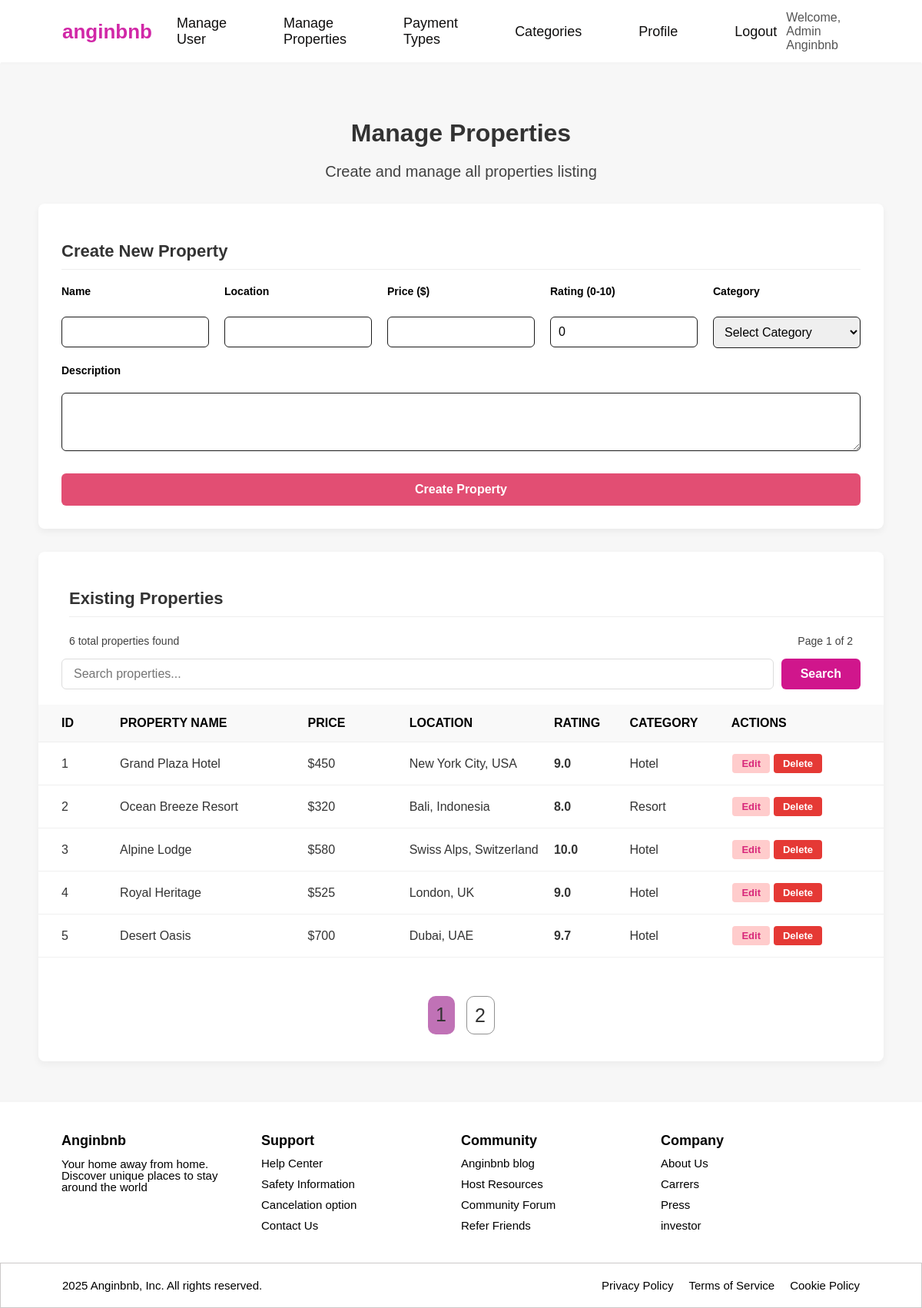
The page /admin/manage-properties.php (signed in) on the database its author committed.
### tables this page shows
CREATE TABLE MsProperty (
    PropertyID INT(10) NOT NULL AUTO_INCREMENT,
    PropertyName VARCHAR(100) NOT NULL,
    PropertyLocation VARCHAR(100) NOT NULL,
    PropertyPrice INT(10) NOT NULL,
    PropertyDescription VARCHAR(200) NOT NULL,
    PropertyRating DECIMAL(3, 1) NOT NULL,
    CategoryID INT(10) NOT NULL,
    PRIMARY KEY (PropertyID),
    FOREIGN KEY (CategoryID) REFERENCES MsCategory(CategoryID) 
        ON UPDATE CASCADE ON DELETE CASCADE
);

CREATE TABLE MsCategory (
    CategoryID INT(10) NOT NULL AUTO_INCREMENT,
    CategoryName VARCHAR(20) NOT NULL,
    PRIMARY KEY (CategoryID)
);

### admin/manage-properties.php (the view, shortened to what this page needs)
<?php
include '../config/database.php';
$search = isset($_GET['search']) ? mysqli_real_escape_string($connect, $_GET['search']) : '';
$where = "WHERE PropertyName LIKE '%$search%' OR PropertyLocation LIKE '%$search%'";
$limit = 5;
$page = isset($_GET['page']) ? (int)$_GET['page'] : 1;
$start = ($page - 1) * $limit;
$total_res = mysqli_query($connect, "SELECT count(*) as total FROM MsProperty $where");
$total_row = mysqli_fetch_assoc($total_res);
$total_pages = ceil($total_row['total'] / $limit);
$query = "SELECT p.*, c.CategoryName
          FROM MsProperty p
          JOIN MsCategory c ON p.CategoryID = c.CategoryID
          $where
          ORDER BY p.PropertyID ASC
          LIMIT $start, $limit";
$result = mysqli_query($connect, $query);
include '../components/header.php';
include '../components/navbar.php';
?>
<main>
    <div class="container">
        <h1>Manage Properties</h1>
        <p>Create and manage all properties listing</p>
        <div class="form-card">
            <h2 class="judulForm">Create New Property</h2>
            <form action="" method="POST" class="create-property-form">
                <div class="formbox">
                    <div class="form-isi">
                        <label for="name">Name</label>
                        <input type="text" id="name" name="name" required>
                    </div>
                    <div class="form-isi">
                        <label for="location">Location</label>
                        <input type="text" id="location" name="location" required>
                    </div>
                    <div class="form-isi">
                        <label for="price">Price ($)</label>
                        <input type="number" id="price" name="price" min="1" required>
                    </div>
                    <div class="form-isi">
                        <label for="rating">Rating (0-10)</label>
                        <input type="number" id="rating" name="rating" min="0" max="10" step="0.1" value="0">
                    </div>
                    <div class="form-isi">
                        <label for="category-select">Category</label>
                        <select id="category-select" name="category" required>
                            <option value="">Select Category</option>
                        </select>
                    </div>
                </div>
                <div class="form-desc">
                    <label for="description">Description</label>
                    <textarea id="description" name="description" rows="3" required></textarea>
                </div>
                <button type="submit" class="create-btn">Create Property</button>
            </form>
        </div>
        <div class="isi-properti">
            <h2 class="judulproperti">Existing Properties</h2>
            <div class="search-controls">
                <div class="search-info">
                    <p class="total-properties"><?php echo $total_row['total']; ?> total properties found</p>
                    <p class="page-info">Page <?php echo $page; ?> of <?php echo $total_pages; ?></p>
                </div>
                <form action="" method="GET" class="searchbar" style="display:flex;">
                    <input type="text" name="search" placeholder="Search properties..." class="input-search" value="<?php echo htmlspecialchars($search); ?>">
                    <button type="submit" class="search-btn">Search</button>
                </form>
            </div>
            <div class="properties-grid">
                <div class="grid-category">
                    <div class="category">ID</div>
                    <div class="category">Property Name</div>
                    <div class="category">Price</div>
                    <div class="category">Location</div>
                    <div class="category">Rating</div>
                    <div class="category">Category</div>
                    <div class="category">Actions</div>
                </div>
                <?php if(mysqli_num_rows($result) > 0): ?>
                    <?php while($row = mysqli_fetch_assoc($result)): ?>
                        <div class="data-row">
                            <div class="isi-data-property"><?php echo $row['PropertyID']; ?></div>
                            <div class="isi-data-property"><?php echo $row['PropertyName']; ?></div>
                            <div class="isi-data-property">$<?php echo number_format($row['PropertyPrice']); ?></div>
                            <div class="isi-data-property"><?php echo $row['PropertyLocation']; ?></div>
                            <div class="isi-data-property"><?php echo $row['PropertyRating']; ?></div>
                            <div class="isi-data-property"><?php echo $row['CategoryName']; ?></div>
                            <div class="action-buttons">
                                <a href="admin/edit-property.php?id=<?php echo $row['PropertyID']; ?>">
                                    <button class="Edit" type="button">Edit</button>
                                </a>
                                <form action="" method="POST" style="display:inline;" onsubmit="return confirm('Delete this property?');">
                                    <button type="submit" class="Delete">Delete</button>
                                </form>
                            </div>
                        </div>
                    <?php endwhile; ?>
                <?php else: ?>
                    <p style="text-align: center; padding: 20px;">No properties found.</p>
                <?php endif; ?>
            </div>
            <div class="pagination">
                <?php for($i = 1; $i <= $total_pages; $i++): ?>
                    <a href="admin/manage-properties.php?page=<?php echo $i; ?>&search=<?php echo $search; ?>"
                       class="<?php echo ($i == $page) ? 'page-active' : 'next-page'; ?>">
                       <?php echo $i; ?>
                    </a>
                <?php endfor; ?>
            </div>
        </div>
    </div>
</main>
<?php include '../components/footer.php'; ?>

### assets/css/style.css (style rules this page uses)
body { font-family: Arial, sans-serif; background-color: #f7f7f7; color: #333333; min-height: 100vh; margin: 0; padding: 0; display: flex; flex-direction: column; }
a { text-decoration: none; color: inherit; }

### assets/css/home.css (style rules this page uses)
body { background-color: white; color: #333333; min-height: 100vh; display: flex; flex-direction: column; }
a { text-decoration: none; color: inherit; }
main { flex-grow: 1; width: 100%; }

### assets/css/manageproperti.css (style rules this page uses)
body { font-family: Arial, sans-serif; background-color: #f7f7f7; color: #333333; min-height: 100vh; margin: 0; padding: 0; display: flex; flex-direction: column; }
a { text-decoration: none; color: inherit; }
main { flex-grow: 1; padding: 40px 0px; }
.container { max-width: 1100px; margin: 0 auto; padding: 0 30px; }
h1 { font-size: 32px; font-weight: 800; margin-bottom: 5px; text-align: center; color: #333; }
main p { font-size: 20px; color: #414141; margin-bottom: 30px; text-align: center; }
.form-card { background-color: white; padding: 30px; border-radius: 8px; box-shadow: 0 4px 10px rgba(0, 0, 0, 0.05); margin-bottom: 30px; }
.judulForm { font-size: 22px; font-weight: 700; margin-bottom: 20px; padding-bottom: 10px; border-bottom: 1px solid #eee; }
.formbox { display: grid; grid-template-columns: repeat(5, 1fr); gap: 20px; margin-bottom: 20px; }
.form-isi { display: flex; flex-direction: column; }
.form-isi label, .form-desc label { font-size: 14px; font-weight: 600; color: black; margin-bottom: 5px; }
.form-isi input, .form-isi select, .form-desc textarea { width: 100%; padding: 10px; border: 1px solid #1b1b1b; border-radius: 6px; font-size: 16px; box-sizing: border-box; }
.form-desc { margin-bottom: 25px; }
.form-desc textarea { resize: vertical; margin-top: 20px; }
.create-btn { padding: 12px 25px; border: none; border-radius: 6px; background-color: #e24e73; color: white; font-size: 16px; font-weight: bold; width: 100%; }
.form-isi input { margin-top: 20px; }
.form-isi select { margin-top: 20px; }
.isi-properti { background-color: white; padding: 30px 0 20px 0; border-radius: 8px; box-shadow: 0 4px 10px rgba(43, 40, 40, 0.05); }
.judulproperti { font-size: 22px; font-weight: 700; margin-left: 40px; padding-bottom: 10px; border-bottom: 1px solid #eee; }
.search-controls { margin: 0 30px 20px 30px; display: flex; flex-direction: column; gap: 10px; font-size: 13px; }
.search-controls p { font-size: 14px; margin: 05px 10px; }
.search-info { display: flex; justify-content: space-between; font-size: 14px; color: #777; }
.searchbar { display: flex; gap: 10px; }
.input-search { flex-grow: 1; padding: 10px 15px; border: 1px solid #ddd; border-radius: 6px; font-size: 16px; box-sizing: border-box; }
.search-btn { padding: 10px 25px; background-color: rgb(208, 22, 140); color: white; border: none; border-radius: 6px; font-size: 16px; font-weight: 600; cursor: pointer; }
.grid-category, .data-row { display: grid; grid-template-columns: 0.5fr 2fr 1fr 1.5fr 0.7fr 1fr 1.5fr; column-gap: 20px; align-items: center; padding: 0 30px; }
.grid-category { background-color: #f9f9f9; border-bottom: 1px solid #eee; padding: 15px 30px; }
.category { font-size: 16px; font-weight: bolder; color: #000000; text-transform: uppercase; text-align: left; }
.data-row { border-bottom: 1px solid #f0f0f0; padding: 15px 30px; transition: background-color 0.2s; }
.isi-data-property:nth-child(5) { font-weight: bold; }
.action-buttons { display: flex; gap: 5px; justify-content: flex-end; padding-right: 50px; }
.action-buttons button { padding: 5px 12px; border: none; border-radius: 4px; font-size: 13px; font-weight: 600; cursor: pointer; transition: background-color 0.2s; }
.action-buttons .Edit { background-color: #ffcccc; color: rgb(216, 40, 122); }
.action-buttons .Delete { background-color: #e53935; color: white; }
.pagination { text-align: center; margin-top: 50px; display: flex; justify-content: center; gap: 15px; padding: 0px 30px; font-size: 25px; margin-bottom: 15px; }
.page-active { background-color: rgb(192, 114, 182); width: 35px; border-radius: 10px; height: 40px; padding-top: 10px; }
.next-page { border: 1px solid rgb(145, 145, 145); border-radius: 10px; width: 35px; padding-top: 10px; }

### rows shown on the page
msproperty: PropertyID "1", PropertyName "Grand Plaza Hotel", PropertyPrice "450", PropertyLocation "New York City, USA", PropertyRating "9.0", CategoryID.CategoryName "Hotel"
msproperty: PropertyID "2", PropertyName "Ocean Breeze Resort", PropertyPrice "320", PropertyLocation "Bali, Indonesia", PropertyRating "8.0", CategoryID.CategoryName "Resort"
msproperty: PropertyID "3", PropertyName "Alpine Lodge", PropertyPrice "580", PropertyLocation "Swiss Alps, Switzerland", PropertyRating "10.0", CategoryID.CategoryName "Hotel"
msproperty: PropertyID "4", PropertyName "Royal Heritage", PropertyPrice "525", PropertyLocation "London, UK", PropertyRating "9.0", CategoryID.CategoryName "Hotel"
msproperty: PropertyID "5", PropertyName "Desert Oasis", PropertyPrice "700", PropertyLocation "Dubai, UAE", PropertyRating "9.7", CategoryID.CategoryName "Hotel"

### other values the page prints
$_SESSION['user_name'] "Admin Anginbnb"
$total_row['total'] "6"
$page "1"
$total_pages "2"
